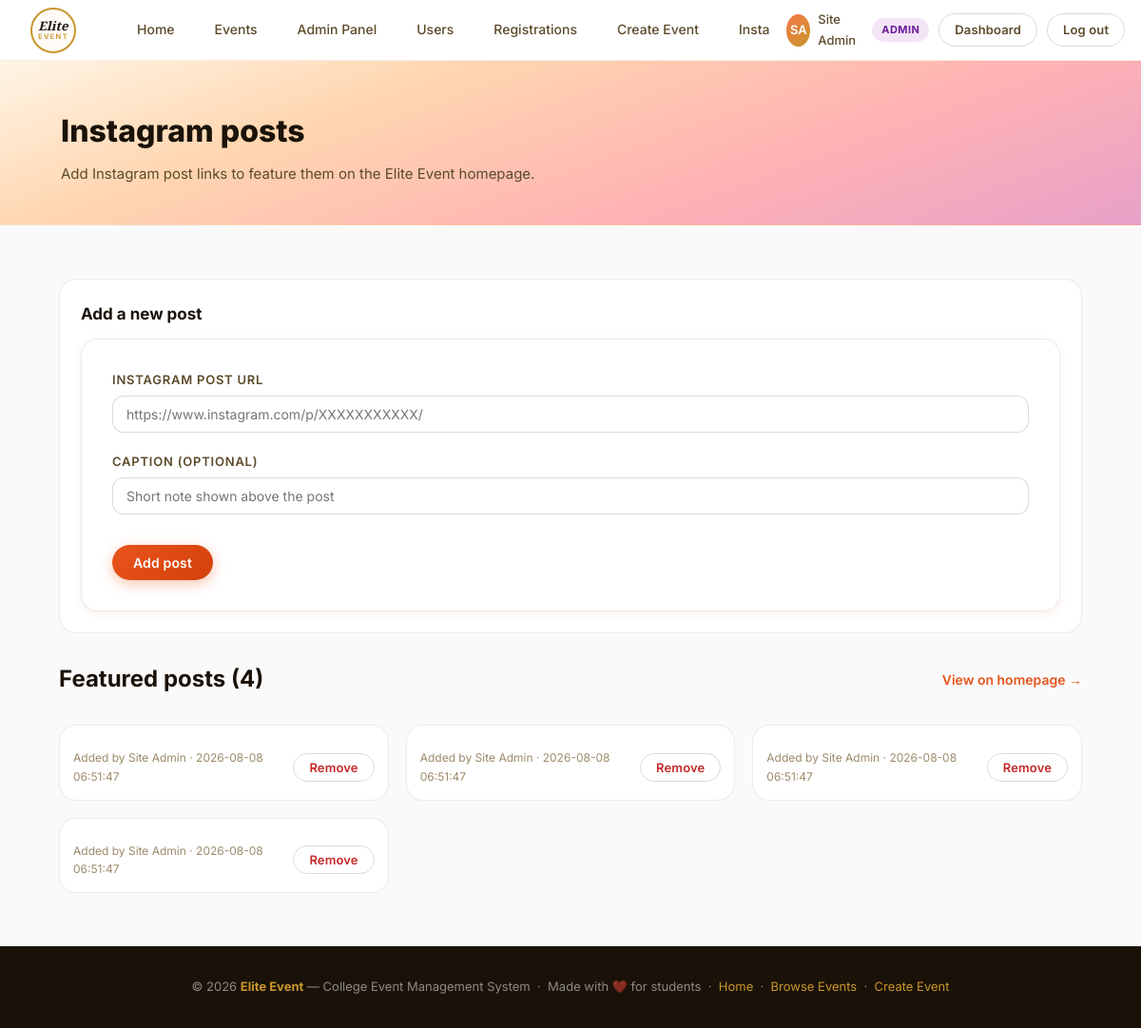
The app's page /admin/instagram.php (signed in) with its own data.
### tables this page shows
CREATE TABLE IF NOT EXISTS users (
    id INT UNSIGNED NOT NULL AUTO_INCREMENT,
    name VARCHAR(120) NOT NULL,
    email VARCHAR(190) NOT NULL,
    password_hash VARCHAR(255) NOT NULL,
    role ENUM('admin','teacher','student') NOT NULL DEFAULT 'student',
    status ENUM('active','suspended') NOT NULL DEFAULT 'active',
    created_at DATETIME NOT NULL DEFAULT CURRENT_TIMESTAMP,
    PRIMARY KEY (id),
    UNIQUE KEY uq_users_email (email)
);

CREATE TABLE IF NOT EXISTS instagram_posts (
    id INT UNSIGNED NOT NULL AUTO_INCREMENT,
    url VARCHAR(1000) NOT NULL,
    caption TEXT NULL,
    added_by INT UNSIGNED NULL,
    created_at DATETIME NOT NULL DEFAULT CURRENT_TIMESTAMP,
    PRIMARY KEY (id),
    KEY idx_instagram_added_by (added_by),
    CONSTRAINT fk_instagram_user FOREIGN KEY (added_by) REFERENCES users(id) ON DELETE SET NULL
);

### includes/db.php (called while the page is built, shortened)
<?php
function db_config(): array {
    static $config = null;
    $configFile = __DIR__ . '/../config/database.php';
    if (file_exists($configFile)) {
        $config = require $configFile;
    }
    return $config;
}
function db(): PDO {
    static $pdo = null;
    if ($pdo !== null) return $pdo;
    $c = db_config();
    $charset = $c['charset'] ?? 'utf8mb4';
    try {
        $dsn = sprintf(
            'mysql:host=%s;port=%d;dbname=%s;charset=%s',
            $c['host'],
            (int)($c['port'] ?? 3306),
            $c['database'],
            $charset
        );
        $pdo = new PDO($dsn, $c['username'], $c['password'], [
            PDO::ATTR_ERRMODE => PDO::ERRMODE_EXCEPTION,
            PDO::ATTR_DEFAULT_FETCH_MODE => PDO::FETCH_ASSOC,
            PDO::ATTR_EMULATE_PREPARES => false,
        ]);
    } catch (PDOException $e) {
        if ((int)$e->getCode() === 1049) {
            $serverDsn = sprintf('mysql:host=%s;port=%d;charset=%s', $c['host'], (int)($c['port'] ?? 3306), $charset);
            $server = new PDO($serverDsn, $c['username'], $c['password'], [
                PDO::ATTR_ERRMODE => PDO::ERRMODE_EXCEPTION,
                PDO::ATTR_DEFAULT_FETCH_MODE => PDO::FETCH_ASSOC,
                PDO::ATTR_EMULATE_PREPARES => false,
            ]);
            $server->exec('CREATE DATABASE IF NOT EXISTS `' . str_replace('`', '``', $c['database']) . '` CHARACTER SET utf8mb4 COLLATE utf8mb4_unicode_ci');
            $server = null;
            $pdo = new PDO($dsn, $c['username'], $c['password'], [
                PDO::ATTR_ERRMODE => PDO::ERRMODE_EXCEPTION,
                PDO::ATTR_DEFAULT_FETCH_MODE => PDO::FETCH_ASSOC,
                PDO::ATTR_EMULATE_PREPARES => false,
            ]);
        } else {
            throw $e;
        }
    }
    db_install_or_migrate($pdo);
    return $pdo;
}
function db_install_or_migrate(PDO $pdo): void {
    $requiredTables = ['users', 'instagram_posts', 'events', 'registrations'];
    $placeholders = implode(',', array_fill(0, count($requiredTables), '?'));
    $stmt = $pdo->prepare("SELECT TABLE_NAME FROM information_schema.TABLES WHERE TABLE_SCHEMA = DATABASE() AND TABLE_NAME IN ($placeholders)");
    $stmt->execute($requiredTables);
    $tables = $stmt->fetchAll(PDO::FETCH_COLUMN);
    if (!in_array('events', $tables, true)) {
        $pdo->exec("CREATE TABLE events (
            id INT UNSIGNED NOT NULL AUTO_INCREMENT,
            title VARCHAR(255) NOT NULL,
            category VARCHAR(60) NOT NULL,
            date DATE NOT NULL,
            time TIME NOT NULL,
            venue VARCHAR(255) NOT NULL,
            city VARCHAR(120) NOT NULL,
            organizer VARCHAR(190) NOT NULL,
            description TEXT NULL,
            google_form_url VARCHAR(1000) NULL,
            created_by INT UNSIGNED NULL,
            created_at DATETIME NOT NULL DEFAULT CURRENT_TIMESTAMP,
            updated_at DATETIME NOT NULL DEFAULT CURRENT_TIMESTAMP ON UPDATE CURRENT_TIMESTAMP,
            PRIMARY KEY (id),
            KEY idx_events_date_time (date, time),
            KEY idx_events_category (category),
            KEY idx_events_created_by (created_by),
            CONSTRAINT fk_events_user FOREIGN KEY (created_by) REFERENCES users(id) ON DELETE SET NULL
        ) ENGINE=InnoDB DEFAULT CHARSET=utf8mb4 COLLATE=utf8mb4_unicode_ci");
    } else {
        $columns = $pdo->query("SELECT COLUMN_NAME FROM information_schema.COLUMNS WHERE TABLE_SCHEMA = DATABASE() AND TABLE_NAME = 'events'")->fetchAll(PDO::FETCH_COLUMN);
    }
    if ((int)$pdo->query('SELECT COUNT(*) FROM users')->fetchColumn() === 0) {
        $stmt = $pdo->prepare('INSERT INTO users (name, email, password_hash, role) VALUES (?, ?, ?, ?)');
        $stmt->execute(['Site Admin', 'admin@eliteevent.local', password_hash('Admin@123', PASSWORD_DEFAULT), 'admin']);
        $adminId = (int)$pdo->lastInsertId();
        if ((int)$pdo->query('SELECT COUNT(*) FROM instagram_posts')->fetchColumn() === 0) {
            $stmt = $pdo->prepare('INSERT INTO instagram_posts (url, caption, added_by) VALUES (?, ?, ?)');
            foreach ([
                'https://www.instagram.com/p/DZ19EVVgkzn/?igsh=bHU1b3R4anRlaTk=',
                'https://www.instagram.com/p/DZrXjbFC2bR/?igsh=MTF1NWpmNGR6Zm94ZQ==',
                'https://www.instagram.com/p/DZg1eOOgtuB/?igsh=ZGpqb3lkem9zMnB1',
                'https://www.instagram.com/reel/DYjBB8bBmnP/?utm_source=ig_web_copy_link&igsh=MzRlODBiNWFlZA==',
            ] as $url) {
                $stmt->execute([$url, '', $adminId]);
            }
        }
    }
    db_seed_events_mysql($pdo);
}
function db_seed_events_mysql(PDO $pdo): void {
    if ((int)$pdo->query('SELECT COUNT(*) FROM events')->fetchColumn() > 0) return;
}

### includes/auth.php (called while the page is built, shortened)
<?php
require_once __DIR__ . '/db.php';
function current_user(): ?array {
    static $cached = null;
    if ($cached !== null) return $cached;
    $stmt = db()->prepare('SELECT id, name, email, role, status FROM users WHERE id = ?');
    $stmt->execute([$_SESSION['user_id']]);
    $user = $stmt->fetch();
    $cached = $user;
    return $user;
}
function require_role(string ...$roles): array {
    $user = current_user();
    return $user;
}
function role_home(string $role): string {
    return match ($role) {
        'admin'   => 'admin/dashboard.php',
        'teacher' => 'teacher/dashboard.php',
        default   => 'dashboard.php',
    };
}
function base_path(): string {
    $docRoot    = str_replace('\\', '/', rtrim($_SERVER['DOCUMENT_ROOT'], '/'));
    $projectDir = str_replace('\\', '/', realpath(__DIR__ . '/..'));
    $basePath   = '/' . ltrim(str_replace($docRoot, '', $projectDir), '/');
    return rtrim($basePath, '/') . '/';
}

### includes/data.php (called while the page is built, shortened)
<?php
require_once __DIR__ . '/auth.php';
$currentUser = current_user();

### admin/instagram.php (the view, shortened to what this page needs)
<?php
require_once __DIR__ . '/../includes/data.php';
$currentUser = require_role('admin');
$posts = db()->query('SELECT ip.*, u.name AS added_by_name FROM instagram_posts ip LEFT JOIN users u ON u.id = ip.added_by ORDER BY ip.id DESC')->fetchAll();
require_once __DIR__ . '/../includes/header.php';
?>
<section class="page-head">
  <div class="container">
    <h1>Instagram posts</h1>
    <p>Add Instagram post links to feature them on the Elite Event homepage.</p>
  </div>
</section>
<section class="section">
  <div class="container">
    <div class="admin-panel" style="margin-bottom:28px;">
      <h2>Add a new post</h2>
      <form method="post" class="event-form" style="margin-top:12px;">
        <div class="form-grid">
          <div class="form-field form-field-full">
            <label>Instagram post URL</label>
            <input type="url" name="url" placeholder="https://www.instagram.com/p/XXXXXXXXXXX/" required>
          </div>
          <div class="form-field form-field-full">
            <label>Caption (optional)</label>
            <input type="text" name="caption" placeholder="Short note shown above the post">
          </div>
        </div>
        <button type="submit" class="btn btn-primary" style="margin-top:8px;">Add post</button>
      </form>
    </div>
    <div class="section-head">
      <h2>Featured posts (<?= count($posts) ?>)</h2>
      <a href="<?= base_path() ?>index.php" class="see-all">View on homepage →</a>
    </div>
    <div class="instagram-admin-grid">
      <?php foreach ($posts as $p): ?>
        <div class="instagram-admin-card">
          <div class="instagram-meta">
            <span>Added by <?= htmlspecialchars($p['added_by_name'] ?? 'Unknown') ?> · <?= htmlspecialchars($p['created_at']) ?></span>
            <form method="post" onsubmit="return confirm('Remove this Instagram post?');">
              <button type="submit" class="btn btn-ghost btn-sm" style="color:var(--red);">Remove</button>
            </form>
          </div>
        </div>
      <?php endforeach; ?>
    </div>
  </div>
</section>
<?php require_once __DIR__ . '/../includes/footer.php'; ?>

### includes/header.php (shortened to what this page needs)
<?php
$currentUser = $currentUser ?? null;
$initials = '';
if ($currentUser) {
    $parts = explode(' ', trim($currentUser['name']));
    $initials = strtoupper(substr($parts[0], 0, 1) . (isset($parts[1]) ? substr($parts[1], 0, 1) : ''));
}
$roleHome = $currentUser ? base_path() . role_home($currentUser['role']) : '';
?>
<!DOCTYPE html>
<html lang="en">
<head>
  <link rel="stylesheet" href="https://cdn.jsdelivr.net/npm/@tabler/icons-webfont@2.44.0/tabler-icons.min.css" />
  <?php
    $docRoot    = str_replace('\\', '/', rtrim($_SERVER['DOCUMENT_ROOT'], '/'));
    $projectDir = str_replace('\\', '/', realpath(__DIR__ . '/..'));
    $basePath   = '/' . ltrim(str_replace($docRoot, '', $projectDir), '/');
    $basePath   = rtrim($basePath, '/') . '/';
  ?>
  <link rel="stylesheet" href="<?= htmlspecialchars($basePath) ?>css/style.css" />
</head>
<body>
<nav class="nav">
  <a class="nav-logo" href="<?= $basePath ?>index.php">
    <div class="nav-logo-badge">
      <span class="logo-elite">Elite</span>
      <span class="logo-event">EVENT</span>
    </div>
  </a>
  <div class="nav-links">
    <a class="nav-link" href="<?= $basePath ?>index.php"><i class="ti ti-home"></i> Home</a>
    <a class="nav-link" href="<?= $basePath ?>events.php"><i class="ti ti-calendar-event"></i>Events</a>
    <?php if ($currentUser && $currentUser['role'] === 'admin'): ?>
      <a class="nav-link" href="<?= $basePath ?>admin/dashboard.php"><i class="ti ti-shield-lock"></i> Admin Panel</a>
      <a class="nav-link" href="<?= $basePath ?>admin/users.php"><i class="ti ti-users"></i>Users</a>
      <a class="nav-link" href="<?= $basePath ?>admin/registrations.php"><i class="ti ti-clipboard-check"></i> Registrations</a>
      <a class="nav-link" href="<?= $basePath ?>create-event.php"><i class="ti ti-circle-plus"></i> Create Event</a>
      <a class="nav-link" href="<?= $basePath ?>admin/instagram.php"><i class="ti ti-brand-instagram"></i> Insta</a>
    <?php elseif ($currentUser && $currentUser['role'] === 'teacher'): ?>
      <a class="nav-link" href="<?= $basePath ?>teacher/dashboard.php"><i class="ti ti-layout-dashboard"></i> Dashboard</a>
      <a class="nav-link" href="<?= $basePath ?>create-event.php"><i class="ti ti-circle-plus"></i> Create Event</a>
    <?php elseif ($currentUser && $currentUser['role'] === 'student'): ?>
      <a class="nav-link" href="<?= $basePath ?>dashboard.php"><i class="ti ti-layout-dashboard"></i> Dashboard</a>
    <?php endif; ?>
  </div>
  <div class="nav-right">
    <?php if ($currentUser): ?>
      <div class="nav-user">
        <div class="nav-avatar"><?php echo $initials ?: 'U'; ?></div>
        <span><?php echo htmlspecialchars($currentUser['name']); ?></span>
        <span class="role-pill role-pill-<?= htmlspecialchars($currentUser['role']) ?>"><?= htmlspecialchars(ucfirst($currentUser['role'])) ?></span>
      </div>
      <a href="<?= $roleHome ?>" class="btn btn-ghost btn-sm">Dashboard</a>
      <a href="<?= $basePath ?>logout.php" class="btn btn-ghost btn-sm">Log out</a>
    <?php else: ?>
      <a href="<?= $basePath ?>login.php"  class="btn btn-ghost btn-sm">Log in</a>
      <a href="<?= $basePath ?>signup.php" class="btn btn-primary btn-sm">Sign up</a>
    <?php endif; ?>
  </div>
</nav>

### records on screen
users: name "SA", name "Site Admin", role "ADMIN"
instagram_posts: added_by.name "Site Admin", created_at "2026-08-08 06:51:47"
instagram_posts: added_by.name "Site Admin", created_at "2026-08-08 06:51:47"
instagram_posts: added_by.name "Site Admin", created_at "2026-08-08 06:51:47"
instagram_posts: added_by.name "Site Admin", created_at "2026-08-08 06:51:47"

### other values on screen
count($posts) "4"
